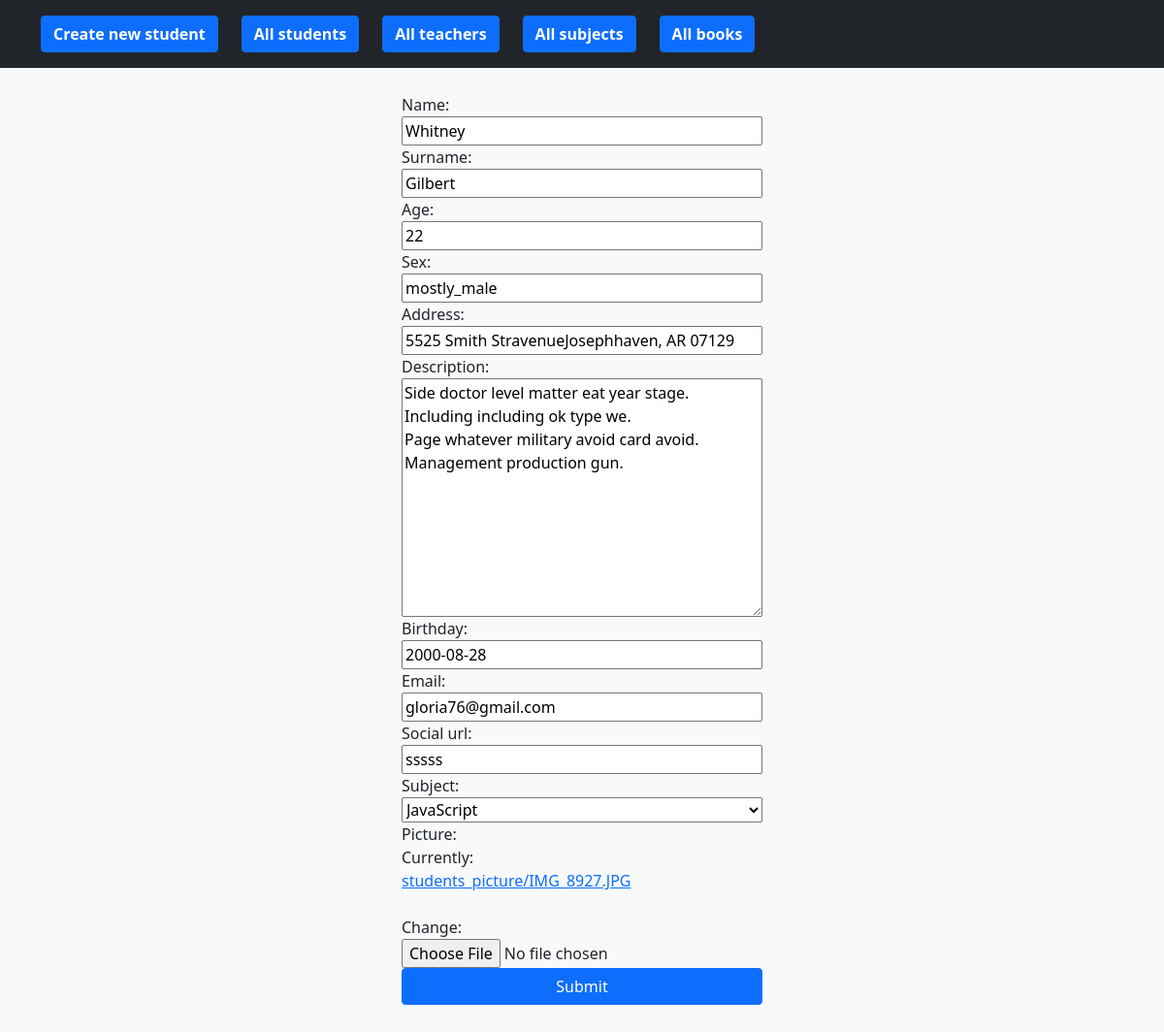
The app's page /students/update/1/ with its own data.
### app/models.py (models this page shows)
class Student(models.Model):
    id = models.AutoField(primary_key=True)
    name = models.CharField(max_length=200)
    surname = models.CharField(max_length=200)
    age = models.IntegerField(null=True)
    sex = models.CharField(max_length=200)
    address = models.CharField(max_length=200)
    description = models.TextField()
    birthday = models.CharField(max_length=200)
    email = models.CharField(max_length=200)
    picture = models.ImageField(upload_to='students_picture/', null=True)
    social_url = models.CharField(null=True, max_length=200)
    normalized_name = models.CharField(null=True, max_length=200)
    book = models.OneToOneField('app.Book', on_delete=models.CASCADE,
                                null=True, related_name='student',
                                related_query_name='student')
    subject = models.ForeignKey(to='app.Subject', on_delete=models.SET_NULL,
                                null=True, related_name='students')
    created_at = models.DateTimeField(auto_now_add=True, null=True)
    updated_at = models.DateTimeField(auto_now=True, null=True)

### app/views.py (the view)
# urls.py: path('students/update/<pk>/', UpdateStudentView.as_view(),
class UpdateStudentView(UpdateView):
    model = Student
    fields = [
        'name',
        'surname',
        'age',
        'sex',
        'address',
        'description',
        'birthday',
        'email',
        'social_url',
        'subject',
        'picture',
    ]
    template_name = 'student_form.html'
    success_url = reverse_lazy('all_students')

### app/models.py (called while the page is built)
    def __str__(self):
        return self.title

### app/templates/student_form.html (shortened to what this page needs)
{% extends 'base.html' %}
{% block body %}
<div class="album py-5 bg-light mt-5">
    <div class="container">
        <form enctype="multipart/form-data" method="POST" class="d-flex flex-column mx-auto col-md-4">
            {{ form }}
            <button type="submit" class="btn btn-primary">Submit</button>
        </form>
    </div>
</div>
{% endblock %}

### records on screen
Student: name "Whitney", surname "Gilbert", age "22", sex "mostly_male", address "5525 Smith StravenueJosephhaven, AR 07129", description "Side doctor level matter eat year stage. Including including ok type we. Page whatever military avoid card avoid. Management production gun.", birthday "2000-08-28", email "gloria76@gmail.com", social_url "sssss", subject "JavaScript"
